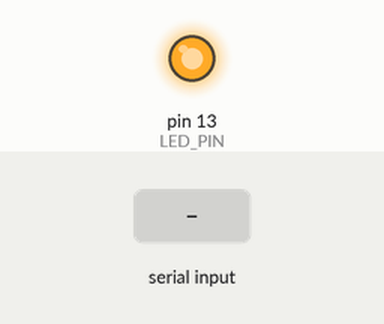
Recording of a sketch running on a simulated Arduino Uno, built with avr-gcc and run on an emulated ATmega328P. Parts: output pins drawn as LEDs (lit = HIGH). The inputs (shaded band) are chosen by the test bench. What the sketch prints to the serial monitor is not drawn.

Above: at 9.7 s.
9.8 s: "1\n" received over the second serial link
At 10.3 s:
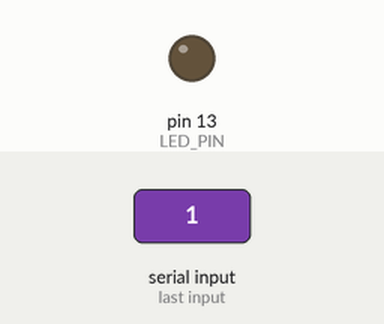
Timing chart, 0 to 12.8 s (numbered marks = the images above; inputs shaded):
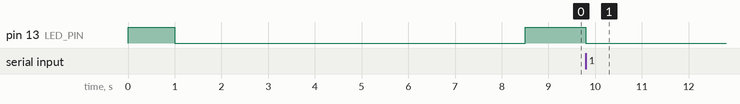

The sketch:

LoraBlinkerTX_v2.ino
```cpp
/*
 * SS_RX is digital pin 9 (connect to TX of RN2483)
 * SS_TX is digital pin 10 (connect to RX of RN2483)
 * Pin 14 (A0) (connect to RESET of RN2483)
 */

#include <SoftwareSerial.h>
#define LED_PIN 13

SoftwareSerial loraSerial(9, 10);

String str;

void setup() {
  //output LED pin
  pinMode(LED_PIN, OUTPUT);
  led_off();

  led_on();
  delay(1000);
  led_off();

//____________________________________________________________

  pinMode(14, INPUT);//Pin 14 is the A0 pin used to reset RN2483

  // Open serial communications and wait for port to open:
  Serial.begin(57600);
  while (!Serial) {
    ; // wait for serial port to connect. Needed for native USB port only?
  }

  //Initiating Software Serial
  Serial.println("Initiating TX Lora");
  Serial.println("Wait ...");
  loraSerial.begin(57600);
  delay(1000);

  //Hard resetting RN2483
  pinMode(14, OUTPUT);
  digitalWrite(14, LOW);
  delay(500);
  digitalWrite(14, HIGH);
  pinMode(14, INPUT);
  delay(1000);
  Serial.println("Tx Lora initiated...");
  Serial.println("");
//____________________________________________________________
  loraSerial.println("mac pause");
  str = loraSerial.readStringUntil('\n');
  Serial.println("<mp"+str+'>');
  str = loraSerial.readStringUntil('\n');
  Serial.println("<.."+str+'>');

  loraSerial.println("radio set freq 868000000");
  str = loraSerial.readStringUntil('\n');
  Serial.println("<868m-"+str+'>');
  loraSerial.println("radio set pwr 14");
  str = loraSerial.readStringUntil('\n');
  Serial.println("pwr14-"+str);
  loraSerial.println("radio set wdt 0");
  str = loraSerial.readStringUntil('\n');
  Serial.println("wdt-"+str);

  Serial.println("starting loop");
}

void loop() {
  led_on();
  loraSerial.println("radio tx 35");
  str = loraSerial.readStringUntil('\n');
  Serial.print("Tx : <"+str+'>');
  str = loraSerial.readStringUntil('\n');
  Serial.print('<'+str+'>');
  led_off();

  Serial.print("<Whats_the_craic?");
    loraSerial.println("sys get ver");
  Serial.print("<v"+loraSerial.readStringUntil('\n')+'>');

  loraSerial.println("radio get freq");
  Serial.print("<f"+loraSerial.readStringUntil('\n')+'>');

  loraSerial.println("radio get bt");
  Serial.print("<b"+loraSerial.readStringUntil('\n')+'>');

  loraSerial.println("radio get mod");
  Serial.print("<m"+loraSerial.readStringUntil('\n')+'>');

  loraSerial.println("radio get pwr");
  Serial.print("<p"+loraSerial.readStringUntil('\n')+'>');

  loraSerial.println("radio get sf");
  Serial.print("<s"+loraSerial.readStringUntil('\n')+'>');

  loraSerial.println("radio get afcbw");
  Serial.print("<a"+loraSerial.readStringUntil('\n')+'>');

  loraSerial.println("radio get rxbw");
  Serial.print("<r"+loraSerial.readStringUntil('\n')+'>');

  loraSerial.println("radio get bitrate");
  Serial.print("<b"+loraSerial.readStringUntil('\n')+'>');

  loraSerial.println("radio get fdev");
  Serial.print("<f"+loraSerial.readStringUntil('\n')+'>');

  loraSerial.println("radio get prlen");
  Serial.print("<p"+loraSerial.readStringUntil('\n')+'>');

  loraSerial.println("radio get crc");
  Serial.print("<c"+loraSerial.readStringUntil('\n')+'>');

  loraSerial.println("radio get iqi");
  Serial.print("<i"+loraSerial.readStringUntil('\n')+'>');

  loraSerial.println("radio get cr");
  Serial.print("<c"+loraSerial.readStringUntil('\n')+'>');

  loraSerial.println("radio get wdt");
  Serial.print("<w"+loraSerial.readStringUntil('\n')+'>');

  loraSerial.println("radio get sync");
  Serial.print("<s"+loraSerial.readStringUntil('\n')+'>');

  loraSerial.println("radio get bw");
  Serial.print("<b"+loraSerial.readStringUntil('\n')+">\n");
  delay(3000);
}

void led_on(){
  digitalWrite(LED_PIN, 1);
}
void led_off(){
  digitalWrite(LED_PIN, 0);
}
```

Measured:
- after the input at 9.8 s, pin 13 (LED_PIN): HIGH → LOW after 0.00 s instead of 0.71 s
